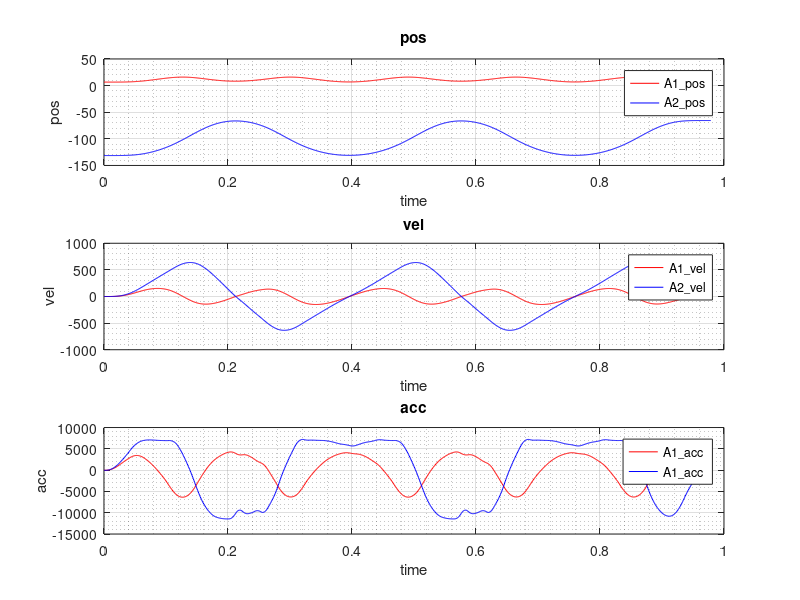

Source code (MATLAB): (Note: this script raises an error after producing the figure.)
clf;clear;
close all; clc;

rad2deg=180.0/pi;
load('CubicSpline.txt')
% 
T=CubicSpline(:,1);
A1_pos=CubicSpline(:,2);
A1_vel=CubicSpline(:,3);
A1_acc=CubicSpline(:,4);
A2_pos=CubicSpline(:,5);
A2_vel=CubicSpline(:,6);
A2_acc=CubicSpline(:,7);

% 
% 
figure(1)
subplot(3,1,1);
plot(T,A1_pos*rad2deg,'r'); hold on;
plot(T,A2_pos*rad2deg,'b'); 
legend('A1\_pos','A2\_pos');
xlabel('time');
ylabel('pos');
title('pos');
grid on;
grid minor;

subplot(3,1,2);
plot(T,A1_vel*rad2deg,'r');hold on;
plot(T,A2_vel*rad2deg,'b');
legend('A1\_vel','A2\_vel');
xlabel('time');
ylabel('vel');
title('vel');
grid on;
grid minor;

subplot(3,1,3);
plot(T,A1_acc*rad2deg,'r');hold on;
plot(T,A2_acc*rad2deg,'b');
legend('A1\_acc','A1\_acc');
xlabel('time');
ylabel('acc');
title('acc');
grid on;
grid minor;
suptitle('CRC\_A1  VS  CRC\_A2');
